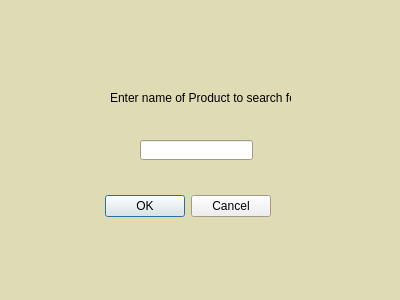
<?xml version="1.0" encoding="UTF-8"?>
<ui version="4.0">
 <class>searchInventory</class>
 <widget class="QDialog" name="searchInventory">
  <property name="geometry">
   <rect>
    <x>0</x>
    <y>0</y>
    <width>400</width>
    <height>300</height>
   </rect>
  </property>
  <property name="palette">
   <palette>
    <active>
     <colorrole role="Base">
      <brush brushstyle="SolidPattern">
       <color alpha="255">
        <red>255</red>
        <green>255</green>
        <blue>255</blue>
       </color>
      </brush>
     </colorrole>
     <colorrole role="Window">
      <brush brushstyle="SolidPattern">
       <color alpha="255">
        <red>223</red>
        <green>219</green>
        <blue>180</blue>
       </color>
      </brush>
     </colorrole>
    </active>
    <inactive>
     <colorrole role="Base">
      <brush brushstyle="SolidPattern">
       <color alpha="255">
        <red>255</red>
        <green>255</green>
        <blue>255</blue>
       </color>
      </brush>
     </colorrole>
     <colorrole role="Window">
      <brush brushstyle="SolidPattern">
       <color alpha="255">
        <red>223</red>
        <green>219</green>
        <blue>180</blue>
       </color>
      </brush>
     </colorrole>
    </inactive>
    <disabled>
     <colorrole role="Base">
      <brush brushstyle="SolidPattern">
       <color alpha="255">
        <red>223</red>
        <green>219</green>
        <blue>180</blue>
       </color>
      </brush>
     </colorrole>
     <colorrole role="Window">
      <brush brushstyle="SolidPattern">
       <color alpha="255">
        <red>223</red>
        <green>219</green>
        <blue>180</blue>
       </color>
      </brush>
     </colorrole>
    </disabled>
   </palette>
  </property>
  <property name="windowTitle">
   <string>Dialog</string>
  </property>
  <widget class="QDialogButtonBox" name="buttonBox">
   <property name="geometry">
    <rect>
     <x>-70</x>
     <y>190</y>
     <width>341</width>
     <height>32</height>
    </rect>
   </property>
   <property name="orientation">
    <enum>Qt::Horizontal</enum>
   </property>
   <property name="standardButtons">
    <set>QDialogButtonBox::Cancel|QDialogButtonBox::Ok</set>
   </property>
  </widget>
  <widget class="QLabel" name="label">
   <property name="geometry">
    <rect>
     <x>110</x>
     <y>90</y>
     <width>181</width>
     <height>16</height>
    </rect>
   </property>
   <property name="text">
    <string>Enter name of Product to search for</string>
   </property>
  </widget>
  <widget class="QLineEdit" name="searchProductInput">
   <property name="geometry">
    <rect>
     <x>140</x>
     <y>140</y>
     <width>113</width>
     <height>20</height>
    </rect>
   </property>
  </widget>
  <widget class="QLabel" name="label_2">
   <property name="geometry">
    <rect>
     <x>0</x>
     <y>230</y>
     <width>71</width>
     <height>81</height>
    </rect>
   </property>
   <property name="text">
    <string/>
   </property>
   <property name="pixmap">
    <pixmap>assets/TeamDirtSolo.png</pixmap>
   </property>
   <property name="scaledContents">
    <bool>true</bool>
   </property>
  </widget>
 </widget>
 <resources/>
 <connections>
  <connection>
   <sender>buttonBox</sender>
   <signal>accepted()</signal>
   <receiver>searchInventory</receiver>
   <slot>accept()</slot>
   <hints>
    <hint type="sourcelabel">
     <x>248</x>
     <y>254</y>
    </hint>
    <hint type="destinationlabel">
     <x>157</x>
     <y>274</y>
    </hint>
   </hints>
  </connection>
  <connection>
   <sender>buttonBox</sender>
   <signal>rejected()</signal>
   <receiver>searchInventory</receiver>
   <slot>reject()</slot>
   <hints>
    <hint type="sourcelabel">
     <x>316</x>
     <y>260</y>
    </hint>
    <hint type="destinationlabel">
     <x>286</x>
     <y>274</y>
    </hint>
   </hints>
  </connection>
 </connections>
</ui>
